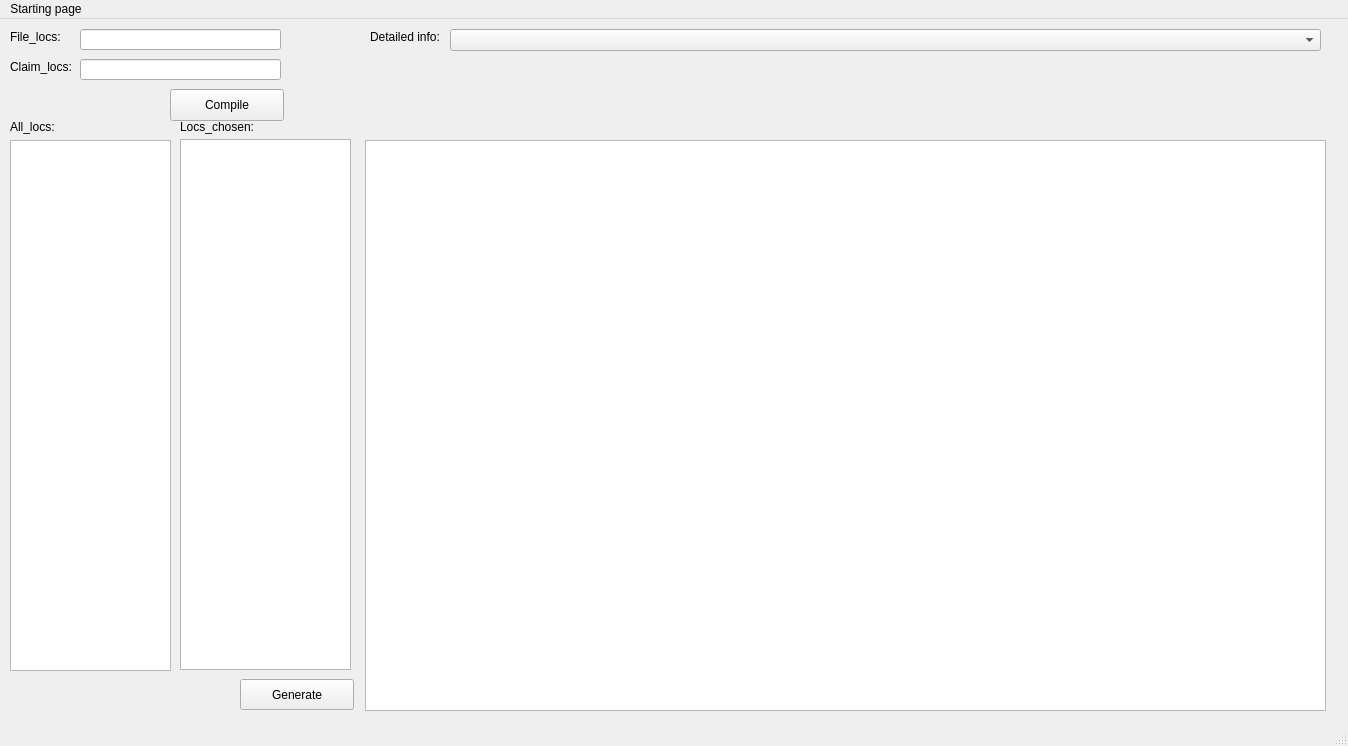
<?xml version="1.0" encoding="UTF-8"?>
<ui version="4.0">
 <class>MainWindow</class>
 <widget class="QMainWindow" name="MainWindow">
  <property name="geometry">
   <rect>
    <x>0</x>
    <y>0</y>
    <width>1348</width>
    <height>746</height>
   </rect>
  </property>
  <property name="windowTitle">
   <string>MainWindow</string>
  </property>
  <widget class="QWidget" name="centralwidget">
   <widget class="QLabel" name="label">
    <property name="geometry">
     <rect>
      <x>10</x>
      <y>10</y>
      <width>151</width>
      <height>16</height>
     </rect>
    </property>
    <property name="text">
     <string>File_locs:</string>
    </property>
   </widget>
   <widget class="QPushButton" name="Compile">
    <property name="geometry">
     <rect>
      <x>170</x>
      <y>70</y>
      <width>114</width>
      <height>32</height>
     </rect>
    </property>
    <property name="text">
     <string>Compile</string>
    </property>
   </widget>
   <widget class="QLineEdit" name="Address">
    <property name="geometry">
     <rect>
      <x>80</x>
      <y>10</y>
      <width>201</width>
      <height>21</height>
     </rect>
    </property>
   </widget>
   <widget class="QLabel" name="label_2">
    <property name="geometry">
     <rect>
      <x>10</x>
      <y>100</y>
      <width>151</width>
      <height>16</height>
     </rect>
    </property>
    <property name="text">
     <string>All_locs:</string>
    </property>
   </widget>
   <widget class="QListWidget" name="All_locs">
    <property name="geometry">
     <rect>
      <x>10</x>
      <y>121</y>
      <width>161</width>
      <height>531</height>
     </rect>
    </property>
   </widget>
   <widget class="QListWidget" name="Chosen_locs">
    <property name="geometry">
     <rect>
      <x>180</x>
      <y>120</y>
      <width>171</width>
      <height>531</height>
     </rect>
    </property>
   </widget>
   <widget class="QLabel" name="label_3">
    <property name="geometry">
     <rect>
      <x>180</x>
      <y>100</y>
      <width>151</width>
      <height>16</height>
     </rect>
    </property>
    <property name="text">
     <string>Locs_chosen: </string>
    </property>
   </widget>
   <widget class="QPushButton" name="Generate">
    <property name="geometry">
     <rect>
      <x>240</x>
      <y>660</y>
      <width>114</width>
      <height>31</height>
     </rect>
    </property>
    <property name="text">
     <string>Generate</string>
    </property>
   </widget>
   <widget class="QTableWidget" name="tableWidget">
    <property name="geometry">
     <rect>
      <x>365</x>
      <y>121</y>
      <width>961</width>
      <height>571</height>
     </rect>
    </property>
   </widget>
   <widget class="QLineEdit" name="Claim_address">
    <property name="geometry">
     <rect>
      <x>80</x>
      <y>40</y>
      <width>201</width>
      <height>21</height>
     </rect>
    </property>
   </widget>
   <widget class="QLabel" name="label_5">
    <property name="geometry">
     <rect>
      <x>10</x>
      <y>40</y>
      <width>151</width>
      <height>16</height>
     </rect>
    </property>
    <property name="text">
     <string>Claim_locs:</string>
    </property>
   </widget>
   <widget class="QComboBox" name="study_search">
    <property name="geometry">
     <rect>
      <x>450</x>
      <y>10</y>
      <width>871</width>
      <height>22</height>
     </rect>
    </property>
    <item>
     <property name="text">
      <string/>
     </property>
    </item>
   </widget>
   <widget class="QLabel" name="label_4">
    <property name="geometry">
     <rect>
      <x>370</x>
      <y>10</y>
      <width>151</width>
      <height>16</height>
     </rect>
    </property>
    <property name="text">
     <string>Detailed info:</string>
    </property>
   </widget>
  </widget>
  <widget class="QStatusBar" name="statusbar"/>
  <widget class="QMenuBar" name="menubar">
   <property name="geometry">
    <rect>
     <x>0</x>
     <y>0</y>
     <width>1348</width>
     <height>22</height>
    </rect>
   </property>
   <widget class="QMenu" name="menuStarting_page">
    <property name="title">
     <string>Starting page</string>
    </property>
   </widget>
   <addaction name="menuStarting_page"/>
  </widget>
  <action name="actionStudy">
   <property name="text">
    <string>study</string>
   </property>
  </action>
  <action name="actionTask">
   <property name="text">
    <string>task</string>
   </property>
  </action>
  <action name="actionVisit_type">
   <property name="text">
    <string>visit type</string>
   </property>
  </action>
 </widget>
 <resources/>
 <connections/>
</ui>
